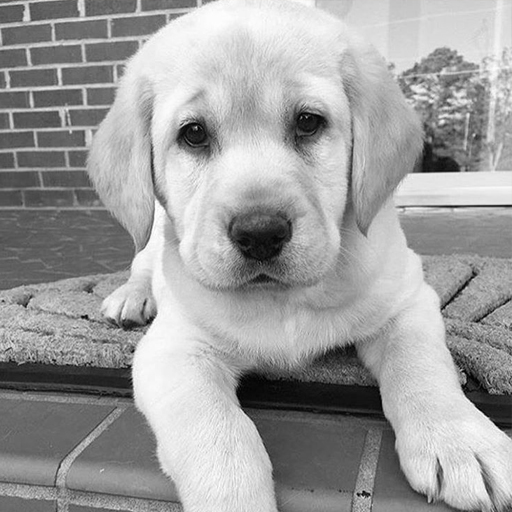
#> input picture sample_photos/puppy3.png, 512 x 512 px
$ python part2_ii.py   (Python 2 division)
#> lines starting #> are read from the running program, lines starting #| are printed output that depends on the picture
import matplotlib.pyplot as plt
import numpy as np
import matplotlib.pyplot as plt
from scipy.fftpack import dct, dctn
import cv2

# Global value for test image dimension
N = 256

# Global value for the number of patches
prange = N/8

def partion_img(img):
	# Set empty array for partioned image
	patches = np.zeros((prange,prange, 8, 8))
	# Split the image into patches of 8x8
	for i in range(0, N, 8):
		for j in range(0, N, 8):
			patches[i/8,j/8] = img[i:i+8, j:j+8]
	return patches

def partitioned_dft(img, K1, K2):
	# Get set of 8x8 patches of the image
	partioned = partion_img(img)
	# Set empty array of sizes K^2 per patch
	dft_patches = np.zeros((prange,prange, K1, K2), dtype=np.complex64)
	for i in range(partioned.shape[0]):
		for j in range(partioned.shape[1]):
			dft_patches[i,j] = np.fft.fft2(partioned[i,j], s=[K1,K2])
	return dft_patches

def partitioned_dct(img, K1, K2):
	# Get set of 8x8 patches of the image
	partioned = partion_img(img)
	# Set empty array of sizes K^2 per patch
	dct_patches = np.zeros((prange,prange, K1, K2), dtype=np.float64)
	for i in range(partioned.shape[0]):
		for j in range(partioned.shape[1]):
			dct_patches[i,j] = dctn(partioned[i,j], type=2, shape=[K1,K2], norm='ortho')
	return dct_patches


# Takes an image and a patch index and plots patch w/ dft and dct for K^2 = 4,16,64
def plot_patch_data(im, i, j):

	# Get the patch
	p = partion_img(im)[i][j]

	# Compute the transforms for the patch
	fmags4 = [np.absolute(f) for f in partitioned_dft(im, 2, 2)[i][j]]
	fmags16 = [np.absolute(f) for f in partitioned_dft(im, 4, 4)[i][j]]
	fmags64 = [np.absolute(f) for f in partitioned_dft(im, 8, 4)[i][j]]
	dct4  = partitioned_dct(im, 2, 2)[i][j]
	dct16 = partitioned_dct(im, 4, 4)[i][j]
	dct32 = partitioned_dct(im, 8, 4)[i][j]

	# Plot the patch and the transforms
	plt.subplot(332),plt.imshow(p,cmap='gray'), plt.xlabel('a',fontsize=8), plt.xticks([]), plt.yticks([])
	plt.subplot(334),plt.imshow(fmags4, cmap='gray'), plt.xlabel('b',fontsize=8), plt.xticks([]),plt.yticks([])
	plt.subplot(335),plt.imshow(fmags16,cmap='gray'), plt.xlabel('c',fontsize=8), plt.xticks([]),plt.yticks([])
	plt.subplot(336),plt.imshow(fmags64,cmap='gray'), plt.xlabel('d',fontsize=8), plt.xticks([]),plt.yticks([])
	plt.subplot(337),plt.imshow(dct4, cmap='gray'), plt.xlabel('e',fontsize=8), plt.xticks([]),plt.yticks([])
	plt.subplot(338),plt.imshow(dct16,cmap='gray'), plt.xlabel('f',fontsize=8), plt.xticks([]),plt.yticks([])
	plt.subplot(339),plt.imshow(dct32,cmap='gray'), plt.xlabel('g',fontsize=8), plt.xticks([]),plt.yticks([])
	plt.show()
	plt.savefig('partioned_corner' + str(i) + ',' + str(j) + '.png')


def test():

	# Get sample image
	im1 = cv2.imread("sample_photos/puppy3.png", 0)
	im1 = cv2.resize(im1, (0,0), fx=0.5, fy=0.5)

	# Plot samples for partitioned tranforms
	plot_patch_data(im1, 0, 0)
	plot_patch_data(im1, 31, 31)

def main():
	test()
#> in test, `im1 = cv2.resize(im1, (0,0), fx=0.5, fy=0.5)`:
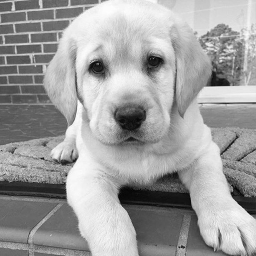
#> im1: shape (256, 256); min 4, max 253, mean 159.4
#> in plot_patch_data, `fmags4 = [np.absolute(f) for f in partitioned_dft(im, 2, 2)[i][j]]`: fmags4 = [[449, 19], [83, 21]]
#> in plot_patch_data, `fmags16 = [np.absolute(f) for f in partitioned_dft(im, 4, 4)[i][j]]`: fmags16 = [[2025, 10.63, 9, 10.63], [424.8, 53.15, 28.3, 27.8], [185, 32.7, 27, 32.7], [424.8, 27.8, 28.3, 53.15]]
#> in plot_patch_data, `fmags64 = [np.absolute(f) for f in partitioned_dft(im, 8, 4)[i][j]]`: fmags64 = [[3495, 13.6, 9, 13.6], [522.2, 40.57, 18.14, 19.11], [423.8, 50.8, 31.76, 34.54], [287.6, 51.15, 24.51, 33.47], [171, 29.07, 31, 29.07], [287.6, 33.47, 24.51, 51.15], [423.8, 34.54, 31.76, 50.8], [522.2, 19.11, 18.14, 40.57]]
#> in plot_patch_data, `dct4  = partitioned_dct(im, 2, 2)[i][j]`: dct4 = [[224.5, -9.5], [-41.5, 10.5]]
#> in plot_patch_data, `dct16 = partitioned_dct(im, 4, 4)[i][j]`: dct16 = [[506.3, -1.09, -3.75, -1.98], [-17.64, -14.66, -1.38, -0.881], [-145.2, 5.71, 7.75, 0.0696], [57.37, 19.62, 5.17, 2.66]]
#> in plot_patch_data, `dct32 = partitioned_dct(im, 8, 4)[i][j]`: dct32 = [[617.8, -2.08, -3.01, -0.861], [92.77, -3.22, -3.08, -2.32], [-13.81, -11.28, -0.0164, 0.17], [-96.2, -8.53, 0.891, -0.487], [-103.1, 7.58, 6.54, -0.65], [-35.54, 9.55, 6.51, 2.52], [43.8, 16.08, 1.35, -0.0319], [49.96, 7.19, 3.38, 2.96]]
#> in plot_patch_data, `plt.show()`:
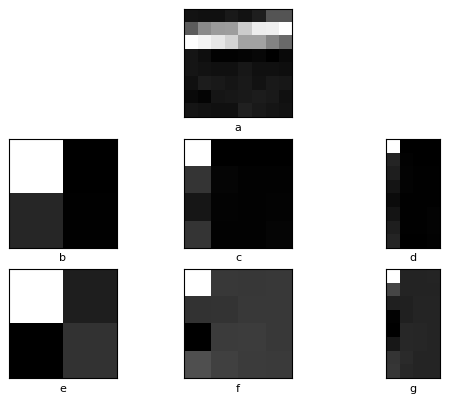
#> figure drawn by matplotlib, 7 panels
#> call 2 of plot_patch_data, with i = 31, j = 31
#> in plot_patch_data (call 2), `fmags4 = [np.absolute(f) for f in partitioned_dft(im, 2, 2)[i][j]]`: fmags4 = [[703, 11], [27, 9]]
#> in plot_patch_data (call 2), `fmags16 = [np.absolute(f) for f in partitioned_dft(im, 4, 4)[i][j]]`: fmags16 = [[2756, 24.17, 88, 24.17], [66.29, 46.32, 41.59, 15.3], [62, 6, 58, 6], [66.29, 15.3, 41.59, 46.32]]
#> in plot_patch_data (call 2), `fmags64 = [np.absolute(f) for f in partitioned_dft(im, 8, 4)[i][j]]`: fmags64 = [[4839, 177.3, 31, 177.3], [433.7, 48.47, 124.8, 115.3], [229.2, 38.9, 89.2, 53.26], [224.3, 81.96, 49.15, 41.14], [149, 12.04, 33, 12.04], [224.3, 41.14, 49.15, 81.96], [229.2, 53.26, 89.2, 38.9], [433.7, 115.3, 124.8, 48.47]]
#> in plot_patch_data (call 2), `dct4  = partitioned_dct(im, 2, 2)[i][j]`: dct4 = [[351.5, -5.5], [13.5, 4.5]]
#> in plot_patch_data (call 2), `dct16 = partitioned_dct(im, 4, 4)[i][j]`: dct16 = [[689, -11.19, -8, -19.18], [27.18, -2.47, 7.04, 7.02], [4.5, 8.33, 13.5, 5.75], [5.52, -3.48, -1.29, -18.03]]
#> in plot_patch_data (call 2), `dct32 = partitioned_dct(im, 8, 4)[i][j]`: dct32 = [[855.4, 2.64, -44.02, -7.02], [133.1, -13.14, 34.16, -13.07], [-24.39, -14.77, -2.79, -5.09], [17.32, 21.89, 4.86, 25.14], [-4.77, -0.66, 9.37, -2.98], [12.92, -1.9, 8.94, -6.9], [5.32, 2.34, 0.198, -13.52], [-6.02, -4.5, -7.76, -6.75]]
#> in plot_patch_data (call 2), `plt.show()`:
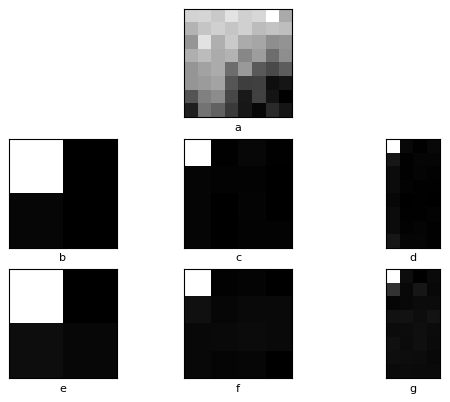
#> figure drawn by matplotlib, 7 panels

if __name__ == '__main__':
	main()
